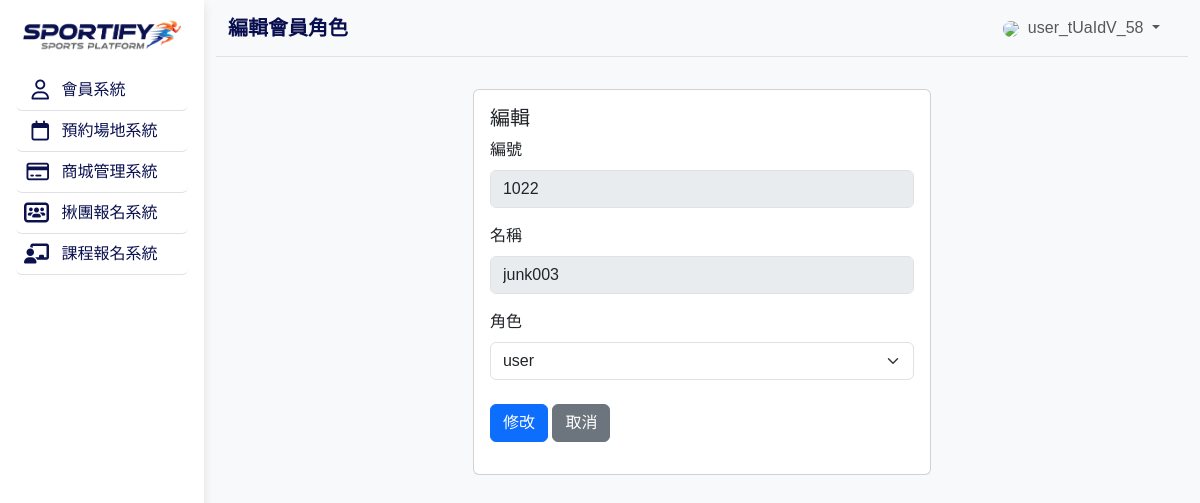
The app's page /members_roles_edit.php?id=1022 (signed in) with its own data.
### tables this page shows
CREATE TABLE `members` (
  `id` bigint NOT NULL,
  `username` varchar(50) NOT NULL,
  `email` varchar(100) NOT NULL,
  `password` varchar(64) NOT NULL,
  `full_name` varchar(100) DEFAULT NULL,
  `phone_number` varchar(20) DEFAULT NULL,
  `gender` tinyint(1) DEFAULT NULL,
  `birth_date` date DEFAULT NULL,
  `avatar_url` varchar(255) DEFAULT NULL,
  `address` varchar(200) DEFAULT NULL,
  `is_active` tinyint(1) DEFAULT '1',
  `email_verified` tinyint(1) DEFAULT '0',
  `phone_verified` tinyint(1) DEFAULT '0',
  `role` enum('admin','user') NOT NULL DEFAULT 'user',
  `created_at` timestamp NULL DEFAULT CURRENT_TIMESTAMP,
  `updated_at` timestamp NULL DEFAULT CURRENT_TIMESTAMP ON UPDATE CURRENT_TIMESTAMP
);

### members_roles_edit.php (the view, shortened to what this page needs)
<?php
include __DIR__ . '/parts/init.php';
$id = isset($_GET['id']) ? intval($_GET['id']) : 0;
$sql = "SELECT * FROM members WHERE id=$id";
$r = $pdo->query($sql)->fetch();
?>
<?php include __DIR__ . '/parts/html-head.php' ?>
<?php include __DIR__ . '/parts/html-aside.php' ?>
<?php include __DIR__ . '/parts/html-navbar.php' ?>
<div class="container px-4">
  <div class="row justify-content-center">
    <div class="col-12 col-sm-10 col-md-8 col-lg-6 p-2">
      <div class="card mb-4">
        <div class="card-body">
          <h5 class="card-title">編輯</h5>
          <form id="memberForm" name="memberForm" novalidate>
            <div class="mb-3">
              <label for="" class="form-label">編號</label>
              <input type="text" class="form-control"
                value="<?= $r['id'] ?>" disabled>
            </div>
            <div class="mb-3">
              <label for="" class="form-label">名稱</label>
              <input type="text" class="form-control"
                value="<?= htmlentities($r['username']) ?>" disabled>
            </div>
            <label for="role" class="form-label">角色</label>
            <select class="form-select" id="role" name="role">
              <option value="user" <?= $r['role'] === 'user' ? 'selected' : '' ?>>user</option>
            </select>
            <button type="submit" class="btn btn-primary mt-4">修改</button>
            <a class="btn btn-secondary mt-4" href="members_list_roles.php" role="button">取消</a>
          </form>
        </div>
      </div>
    </div>
  </div>
</div>
<?php include __DIR__ . '/parts/html-scripts.php' ?>
<?php include __DIR__ . '/parts/html-tail.php' ?>

### parts/html-head.php (style rules this page uses)
html, body { height: 100%; font-family: "Noto Sans TC", sans-serif; }

### records on screen
members: id "1022", username "junk003", role "user"

### other values on screen
$title "編輯會員角色"
$_SESSION['member']['username'] "user_tUaIdV_58"
